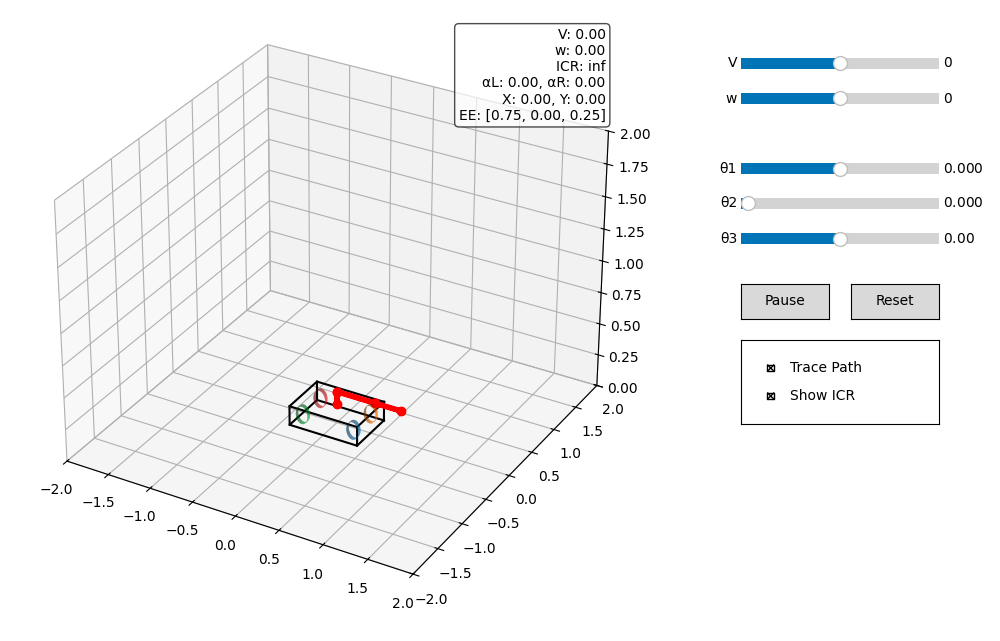

This chart was generated by the following Python code:
import numpy as np
import matplotlib.pyplot as plt
from matplotlib.widgets import Slider, Button, CheckButtons
from mpl_toolkits.mplot3d import Axes3D

# ---------------------------
# Arm parameters
# ---------------------------
Lm1, Lm2, Lm3 = 0.1, 0.45, 0.3
t1, t2, t3 = 0.0, 0.0, 0.0

def get_arm_joints(t1, t2, t3):
    p0 = np.array([0, 0, 0])
    p1 = np.array([0, 0, Lm1])

    p2 = np.array([
        Lm2 * np.cos(t2) * np.cos(t1),
        Lm2 * np.cos(t2) * np.sin(t1),
        Lm1 + Lm2 * np.sin(t2)
    ])

    p3 = np.array([
        (Lm2 * np.cos(t2) + Lm3 * np.cos(t2 + t3)) * np.cos(t1),
        (Lm2 * np.cos(t2) + Lm3 * np.cos(t2 + t3)) * np.sin(t1),
        Lm1 + Lm2 * np.sin(t2) + Lm3 * np.sin(t2 + t3)
    ])

    return p0, p1, p2, p3


# ---------------------------
# Ackermann parameters
# ---------------------------
L = 0.36
d = 0.60
Ts = 0.05

body_len = d + 0.20
body_wid = L + 0.20
body_h = 0.15

wheel_r = 0.07
wheel_w = 0.05

# state
X, Y, gamma = 0.0, 0.0, 0.0
V, w = 0.0, 0.0
alpha_l, alpha_r = 0.0, 0.0

path_x, path_y = [X], [Y]
trace_on = True
show_icr = True
_running = {"flag": True}

# ---------------------------
# Figure
# ---------------------------
plt.close("all")
fig = plt.figure(figsize=(11, 7))
ax = fig.add_axes([0.05, 0.08, 0.65, 0.88], projection='3d')


# ---------------------------
# Helpers
# ---------------------------
def rot2d(theta):
    c, s = np.cos(theta), np.sin(theta)
    return np.array([[c, -s], [s, c]])


def draw_box(cx, cy, cz):
    l, w_, h = body_len, body_wid, body_h
    x = np.array([l / 2, l / 2, -l / 2, -l / 2, l / 2])
    y = np.array([w_ / 2, -w_ / 2, -w_ / 2, w_ / 2, w_ / 2])

    R = rot2d(gamma)
    pts = (R @ np.vstack((x, y))).T + np.array([cx, cy])

    ax.plot(pts[:, 0], pts[:, 1], cz, 'k')
    ax.plot(pts[:, 0], pts[:, 1], cz + h, 'k')

    for i in range(4):
        ax.plot([pts[i, 0], pts[i, 0]],
                [pts[i, 1], pts[i, 1]],
                [cz, cz + h], 'k')


def draw_wheel(cx, cy, heading):
    theta = np.linspace(0, 2 * np.pi, 30)
    z = np.linspace(-wheel_w / 2, wheel_w / 2, 10)
    theta, z = np.meshgrid(theta, z)

    x = wheel_r * np.cos(theta)
    y = z
    z_coords = wheel_r * np.sin(theta)

    R_steer = rot2d(heading)
    pts = np.vstack((x.flatten(), y.flatten()))
    rotated = R_steer @ pts

    Xw = rotated[0, :].reshape(x.shape)
    Yw = rotated[1, :].reshape(y.shape)

    base_pos = (rot2d(gamma) @ np.array([cx, cy])) + np.array([X, Y])

    ax.plot_surface(Xw + base_pos[0],
                    Yw + base_pos[1],
                    z_coords + wheel_r,
                    alpha=0.9)


def ackermann_steering(V, w):
    if abs(w) < 1e-9:
        return np.inf, 0.0, 0.0
    R_radius = V / w
    alpha_l = np.pi / 2 - np.arctan((R_radius + L / 2) / d)
    alpha_r = np.pi / 2 - np.arctan((R_radius - L / 2) / d)
    return R_radius, alpha_l, alpha_r


# ---------------------------
# Scene update
# ---------------------------
def update_scene():
    ax.cla()
    ax.set_xlim(X - 2, X + 2)
    ax.set_ylim(Y - 2, Y + 2)
    ax.set_zlim(0, 2)

    draw_box(X, Y, 0)

    offsets = {"fl": (d / 2, -L / 2), "fr": (d / 2, L / 2), "rl": (-d / 2, -L / 2), "rr": (-d / 2, L / 2)}
    for key, (ox, oy) in offsets.items():
        heading = gamma + (alpha_l if key == "fl" else alpha_r if key == "fr" else 0)
        draw_wheel(ox, oy, heading)

    if trace_on:
        ax.plot(path_x, path_y, 0, 'g--', alpha=0.5)

    # ICR visualization
    R_radius, _, _ = ackermann_steering(V, w)
    if show_icr and np.isfinite(R_radius):
        x_icr = X - R_radius * np.sin(gamma)
        y_icr = Y + R_radius * np.cos(gamma)
        ax.scatter(x_icr, y_icr, 0, c='r', marker='x', s=60)

    # Arm
    local_joints = get_arm_joints(t1, t2, t3)

    R_car = np.array([
        [np.cos(gamma), -np.sin(gamma), 0],
        [np.sin(gamma), np.cos(gamma), 0],
        [0, 0, 1]
    ])

    car_base = np.array([X, Y, body_h])
    gj = [(R_car @ p) + car_base for p in local_joints]

    for i in range(len(gj) - 1):
        ax.plot([gj[i][0], gj[i + 1][0]],
                [gj[i][1], gj[i + 1][1]],
                [gj[i][2], gj[i + 1][2]], 'r', lw=4, marker='o')

    # Info box 
    ee = gj[-1]
    info = (
        f"V: {V:.2f}\n"
        f"w: {w:.2f}\n"
        f"ICR: {R_radius:.2f}\n"
        f"αL: {alpha_l:.2f}, αR: {alpha_r:.2f}\n"
        f"X: {X:.2f}, Y: {Y:.2f}\n"
        f"EE: [{ee[0]:.2f}, {ee[1]:.2f}, {ee[2]:.2f}]"
    )

    ax.text2D(0.95, 0.95, info, transform=ax.transAxes,
              ha="right", va="top",
              bbox=dict(boxstyle="round", facecolor="white", alpha=0.7))


# ---------------------------
# Simulation 
# ---------------------------
def step():
    global X, Y, gamma, alpha_l, alpha_r
    if not _running["flag"]:
        return

    R_radius, alpha_l, alpha_r = ackermann_steering(V, w)
    gamma += w * Ts
    X += V * Ts * np.cos(gamma)
    Y += V * Ts * np.sin(gamma)

    if trace_on:
        path_x.append(X)
        path_y.append(Y)

    update_scene()
    fig.canvas.draw_idle()


# ---------------------------
# UI Controls
# ---------------------------
axcolor = "lightgoldenrodyellow"

s_V = Slider(fig.add_axes([0.75, 0.85, 0.18, 0.03], facecolor=axcolor), "V", -2, 2, valinit=0)
s_w = Slider(fig.add_axes([0.75, 0.80, 0.18, 0.03], facecolor=axcolor), "w", -2, 2, valinit=0)
s_t1 = Slider(fig.add_axes([0.75, 0.70, 0.18, 0.03], facecolor=axcolor), "θ1", -np.pi, np.pi, valinit=0)
s_t2 = Slider(fig.add_axes([0.75, 0.65, 0.18, 0.03], facecolor=axcolor), "θ2", -0.125, 3.265, valinit=0)
s_t3 = Slider(fig.add_axes([0.75, 0.60, 0.18, 0.03], facecolor=axcolor), "θ3", -np.pi / 2, np.pi / 2, valinit=0)

def update_vals(val):
    global V, w, t1, t2, t3
    V, w, t1, t2, t3 = s_V.val, s_w.val, s_t1.val, s_t2.val, s_t3.val

for s in [s_V, s_w, s_t1, s_t2, s_t3]:
    s.on_changed(update_vals)

# Play/Pause button
btn_run = Button(fig.add_axes([0.75, 0.50, 0.08, 0.05]), "Pause")

def toggle(event):
    _running["flag"] = not _running["flag"]
    btn_run.label.set_text("Pause" if _running["flag"] else "Play")

btn_run.on_clicked(toggle)

# Reset button
btn_reset = Button(fig.add_axes([0.85, 0.50, 0.08, 0.05]), "Reset")

def reset(event):
    global X, Y, gamma, path_x, path_y
    X, Y, gamma = 0, 0, 0
    path_x, path_y = [X], [Y]

btn_reset.on_clicked(reset)

# Checkboxes
ax_chk = fig.add_axes([0.75, 0.35, 0.18, 0.12])
chk = CheckButtons(ax_chk, ["Trace Path", "Show ICR"], [True, True])

def toggle_checks(label):
    global trace_on, show_icr
    if label == "Trace Path":
        trace_on = not trace_on
    elif label == "Show ICR":
        show_icr = not show_icr

chk.on_clicked(toggle_checks)

# Timer
timer = fig.canvas.new_timer(interval=int(Ts * 1000))
timer.add_callback(step)
timer.start()

update_scene()
plt.show()
